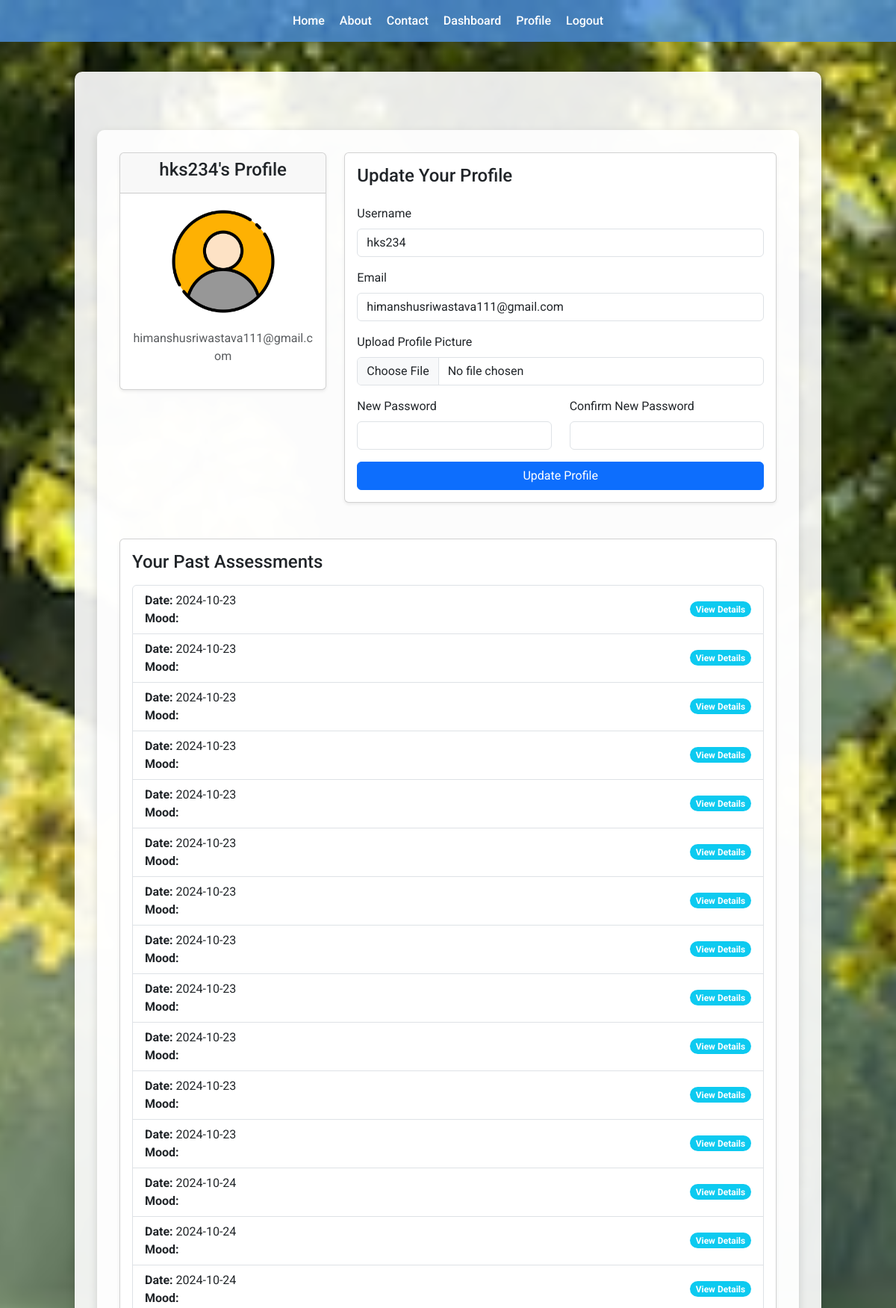
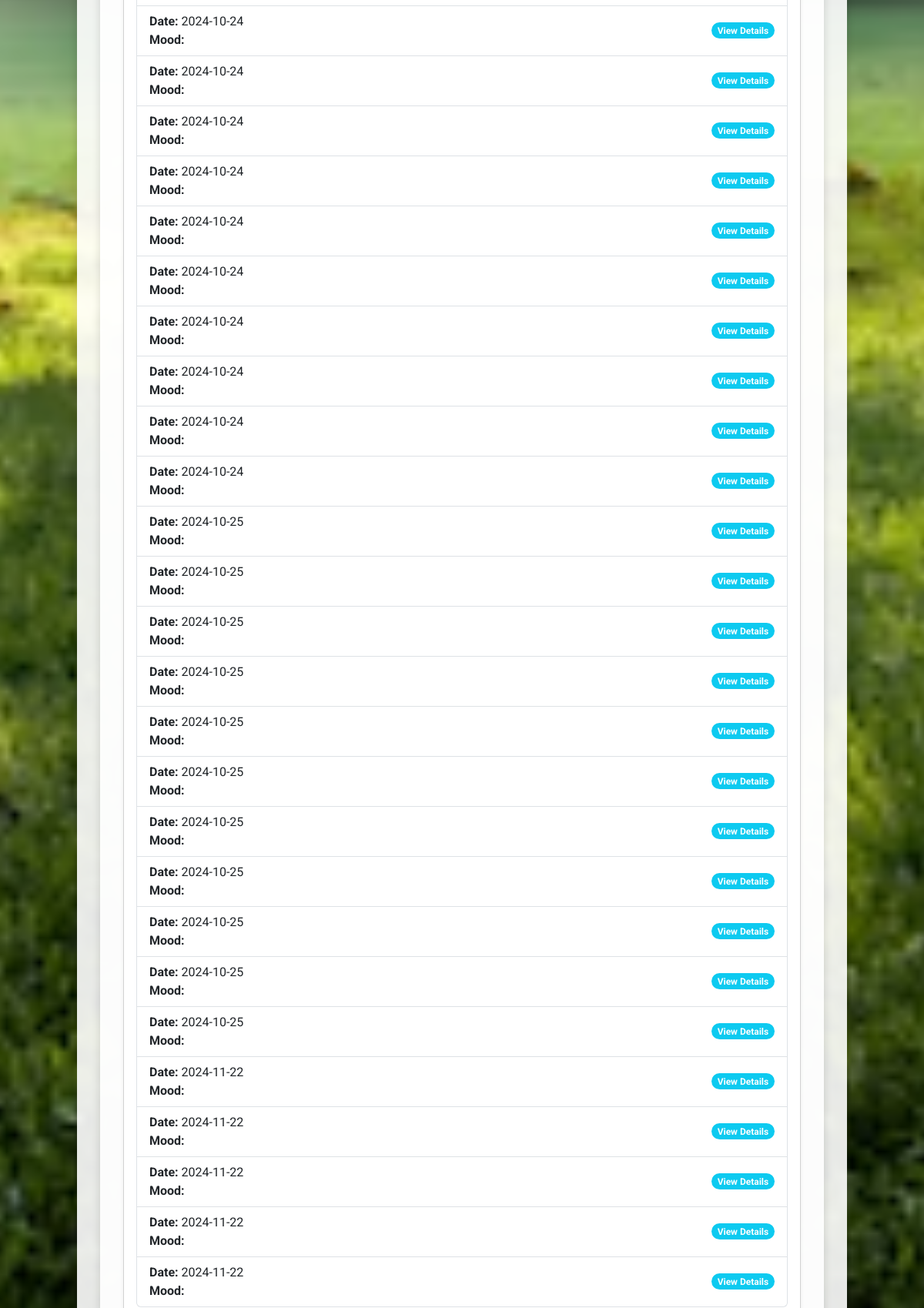
Screenshot of /profile (signed in, upper part) with the database file from the repository (2 pictures, top to bottom).
### models.py (models this page shows, shortened)
class UserModel(UserMixin, db.Model):
    __tablename__ = "users"
    id = db.Column(db.Integer, primary_key=True)
    email = db.Column(db.String(100), unique=True, nullable=False)
    username = db.Column(db.String(100), unique=True, nullable=False)
    password_hash = db.Column(db.String(250), nullable=False)
    profile_picture = db.Column(db.String(150), nullable=True)

class Assessments(db.Model):
    __tablename__ = "assessments"
    id = db.Column(db.Integer, primary_key=True)
    anxiety = db.Column(db.Integer, nullable=False)
    depression = db.Column(db.Integer, nullable=False)
    schizophrenia = db.Column(db.Integer, nullable=False)
    bipolar = db.Column(db.Integer, nullable=False)
    mood_score = db.Column(db.Float, nullable=False)
    date_created = db.Column(db.DateTime, default=datetime.utcnow)
    user_id = db.Column(db.Integer, db.ForeignKey("users.id"), nullable=False)
    user = db.relationship("UserModel", backref="assessments")

### routes.py (the view, shortened to what this page needs)
@app.route("/profile", methods=["GET", "POST"])
@login_required
def profile():
    user_assessments = Assessments.query.filter_by(user_id=current_user.id).all()
    return render_template(
        "profile.html", user=current_user, user_assessments=user_assessments
    )

### models.py (called while the page is built)
@login.user_loader
def load_user(user_id):
    return UserModel.query.get(int(user_id))

### templates/profile.html (shortened to what this page needs)
{% extends 'base.html' %}  {% block content %}
<div class="container mt-5">
  <div class="row">
    <div class="col-md-4">
      <div class="card shadow-sm">
        <div class="card-header text-center">
          <h4>{{ user.username }}'s Profile</h4>
        </div>
        <div class="card-body text-center">
          {% if user.profile_picture %}
          <img
            src="{{ url_for('static', filename='uploads/' ~ user.profile_picture) }}"
            alt="Profile Picture"
            class="img-fluid rounded-circle mb-3"
            style="width: 150px; height: 150px; object-fit: cover"
          />
          {% endif %}
          <p class="text-muted">{{ user.email }}</p>
        </div>
      </div>
    </div>
    <div class="col-md-8">
      <div class="card shadow-sm">
        <div class="card-body">
          <h4>Update Your Profile</h4>
          <form
            action="{{ url_for('profile') }}"
            method="POST"
            enctype="multipart/form-data"
            class="mt-4"
          >
            <div class="form-group mb-3">
              <label for="username" class="form-label">Username</label>
              <input
                type="text"
                id="username"
                name="username"
                class="form-control"
                value="{{ user.username }}"
                required
              />
            </div>
            <div class="form-group mb-3">
              <label for="email" class="form-label">Email</label>
              <input
                type="email"
                id="email"
                name="email"
                class="form-control"
                value="{{ user.email }}"
                required
              />
            </div>
            <div class="form-group mb-3">
              <label for="profile_picture" class="form-label"
                >Upload Profile Picture</label
              >
              <input
                type="file"
                id="profile_picture"
                name="profile_picture"
                class="form-control"
              />
            </div>
            <div class="row">
              <div class="col-md-6">
                <div class="form-group mb-3">
                  <label for="password" class="form-label">New Password</label>
                  <input
                    type="password"
                    id="password"
                    name="password"
                    class="form-control"
                  />
                </div>
              </div>
              <div class="col-md-6">
                <div class="form-group mb-3">
                  <label for="confirm_password" class="form-label"
                    >Confirm New Password</label
                  >
                  <input
                    type="password"
                    id="confirm_password"
                    name="confirm_password"
                    class="form-control"
                  />
                </div>
              </div>
            </div>
            <div class="form-group">
              <button type="submit" class="btn btn-primary w-100">
                Update Profile
              </button>
            </div>
          </form>
        </div>
      </div>
    </div>
  </div>
  <div class="row mt-5">
    <div class="col-md-12">
      <div class="card shadow-sm">
        <div class="card-body">
          <h4>Your Past Assessments</h4>
          {% if user_assessments %}
          <ul class="list-group mt-3">
            {% for assessment in user_assessments %}
            <li
              class="list-group-item d-flex justify-content-between align-items-center"
            >
              <div>
                <strong>Date:</strong> {{
                assessment.date_created.strftime('%Y-%m-%d') }} <br />
                <strong>Mood:</strong> {{ assessment.result }}
              </div>
              <span class="badge bg-info rounded-pill">View Details</span>
            </li>
            {% endfor %}
          </ul>
          {% else %}
          <p class="text-muted mt-3">
            You haven't completed any assessments yet.
          </p>
          {% endif %}
        </div>
      </div>
    </div>
  </div>
</div>
{% endblock %}

### rows the page displays
UserModel: username "hks234", profile_picture (placeholder picture), email "himanshusriwastava111@gmail.com"
Assessments: date_created "2024-10-23"
Assessments: date_created "2024-10-23"
Assessments: date_created "2024-10-23"
Assessments: date_created "2024-10-23"
Assessments: date_created "2024-10-23"
Assessments: date_created "2024-10-23"
Assessments: date_created "2024-10-23"
Assessments: date_created "2024-10-23"
Assessments: date_created "2024-10-23"
Assessments: date_created "2024-10-23"
Assessments: date_created "2024-10-23"
Assessments: date_created "2024-10-23"
Assessments: date_created "2024-10-24"
Assessments: date_created "2024-10-24"
Assessments: date_created "2024-10-24"
Assessments: date_created "2024-10-24"
Assessments: date_created "2024-10-24"
Assessments: date_created "2024-10-24"
Assessments: date_created "2024-10-24"
Assessments: date_created "2024-10-24"
Assessments: date_created "2024-10-24"
Assessments: date_created "2024-10-24"
Assessments: date_created "2024-10-24"
Assessments: date_created "2024-10-24"
Assessments: date_created "2024-10-24"
Assessments: date_created "2024-10-25"
Assessments: date_created "2024-10-25"
Assessments: date_created "2024-10-25"
Assessments: date_created "2024-10-25"
Assessments: date_created "2024-10-25"
Assessments: date_created "2024-10-25"
Assessments: date_created "2024-10-25"
Assessments: date_created "2024-10-25"
Assessments: date_created "2024-10-25"
Assessments: date_created "2024-10-25"
Assessments: date_created "2024-10-25"
Assessments: date_created "2024-11-22"
Assessments: date_created "2024-11-22"
Assessments: date_created "2024-11-22"
Assessments: date_created "2024-11-22"
Assessments: date_created "2024-11-22"
